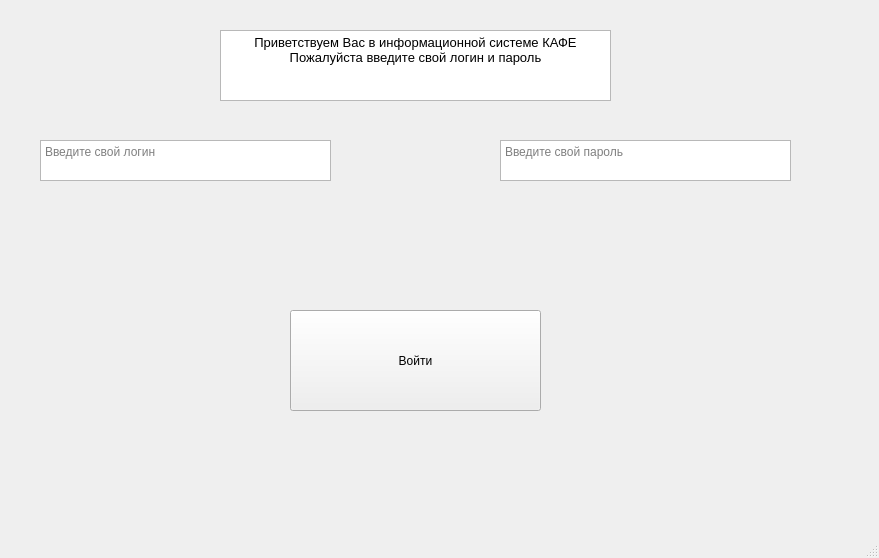
<?xml version="1.0" encoding="UTF-8"?>
<ui version="4.0">
 <class>Login</class>
 <widget class="QMainWindow" name="Login">
  <property name="geometry">
   <rect>
    <x>0</x>
    <y>0</y>
    <width>879</width>
    <height>558</height>
   </rect>
  </property>
  <property name="windowTitle">
   <string>MainWindow</string>
  </property>
  <widget class="QWidget" name="centralwidget">
   <widget class="QTextBrowser" name="Title_login">
    <property name="geometry">
     <rect>
      <x>220</x>
      <y>30</y>
      <width>391</width>
      <height>71</height>
     </rect>
    </property>
    <property name="html">
     <string>&lt;!DOCTYPE HTML PUBLIC &quot;-//W3C//DTD HTML 4.0//EN&quot; &quot;http://www.w3.org/TR/REC-html40/strict.dtd&quot;&gt;
&lt;html&gt;&lt;head&gt;&lt;meta name=&quot;qrichtext&quot; content=&quot;1&quot; /&gt;&lt;style type=&quot;text/css&quot;&gt;
p, li { white-space: pre-wrap; }
&lt;/style&gt;&lt;/head&gt;&lt;body style=&quot; font-family:'Open Sans'; font-size:10pt; font-weight:400; font-style:normal;&quot;&gt;
&lt;p align=&quot;center&quot; style=&quot; margin-top:0px; margin-bottom:0px; margin-left:0px; margin-right:0px; -qt-block-indent:0; text-indent:0px;&quot;&gt;Приветствуем Вас в информационной системе КАФЕ&lt;/p&gt;
&lt;p align=&quot;center&quot; style=&quot; margin-top:0px; margin-bottom:0px; margin-left:0px; margin-right:0px; -qt-block-indent:0; text-indent:0px;&quot;&gt;Пожалуйста введите свой логин и пароль&lt;/p&gt;
&lt;p align=&quot;center&quot; style=&quot;-qt-paragraph-type:empty; margin-top:0px; margin-bottom:0px; margin-left:0px; margin-right:0px; -qt-block-indent:0; text-indent:0px;&quot;&gt;&lt;br /&gt;&lt;/p&gt;&lt;/body&gt;&lt;/html&gt;</string>
    </property>
   </widget>
   <widget class="QTextEdit" name="login">
    <property name="geometry">
     <rect>
      <x>40</x>
      <y>140</y>
      <width>291</width>
      <height>41</height>
     </rect>
    </property>
    <property name="html">
     <string>&lt;!DOCTYPE HTML PUBLIC &quot;-//W3C//DTD HTML 4.0//EN&quot; &quot;http://www.w3.org/TR/REC-html40/strict.dtd&quot;&gt;
&lt;html&gt;&lt;head&gt;&lt;meta name=&quot;qrichtext&quot; content=&quot;1&quot; /&gt;&lt;style type=&quot;text/css&quot;&gt;
p, li { white-space: pre-wrap; }
&lt;/style&gt;&lt;/head&gt;&lt;body style=&quot; font-family:'Open Sans'; font-size:10pt; font-weight:400; font-style:normal;&quot;&gt;
&lt;p style=&quot;-qt-paragraph-type:empty; margin-top:0px; margin-bottom:0px; margin-left:0px; margin-right:0px; -qt-block-indent:0; text-indent:0px;&quot;&gt;&lt;br /&gt;&lt;/p&gt;&lt;/body&gt;&lt;/html&gt;</string>
    </property>
    <property name="placeholderText">
     <string>Введите свой логин </string>
    </property>
   </widget>
   <widget class="QTextEdit" name="password">
    <property name="geometry">
     <rect>
      <x>500</x>
      <y>140</y>
      <width>291</width>
      <height>41</height>
     </rect>
    </property>
    <property name="html">
     <string>&lt;!DOCTYPE HTML PUBLIC &quot;-//W3C//DTD HTML 4.0//EN&quot; &quot;http://www.w3.org/TR/REC-html40/strict.dtd&quot;&gt;
&lt;html&gt;&lt;head&gt;&lt;meta name=&quot;qrichtext&quot; content=&quot;1&quot; /&gt;&lt;style type=&quot;text/css&quot;&gt;
p, li { white-space: pre-wrap; }
&lt;/style&gt;&lt;/head&gt;&lt;body style=&quot; font-family:'Open Sans'; font-size:10pt; font-weight:400; font-style:normal;&quot;&gt;
&lt;p style=&quot;-qt-paragraph-type:empty; margin-top:0px; margin-bottom:0px; margin-left:0px; margin-right:0px; -qt-block-indent:0; text-indent:0px;&quot;&gt;&lt;br /&gt;&lt;/p&gt;&lt;/body&gt;&lt;/html&gt;</string>
    </property>
    <property name="placeholderText">
     <string>Введите свой пароль </string>
    </property>
   </widget>
   <widget class="QPushButton" name="loginbutton">
    <property name="geometry">
     <rect>
      <x>290</x>
      <y>310</y>
      <width>251</width>
      <height>101</height>
     </rect>
    </property>
    <property name="text">
     <string>Войти</string>
    </property>
   </widget>
  </widget>
  <widget class="QMenuBar" name="menubar">
   <property name="geometry">
    <rect>
     <x>0</x>
     <y>0</y>
     <width>879</width>
     <height>23</height>
    </rect>
   </property>
  </widget>
  <widget class="QStatusBar" name="statusbar"/>
 </widget>
 <resources/>
 <connections/>
</ui>
